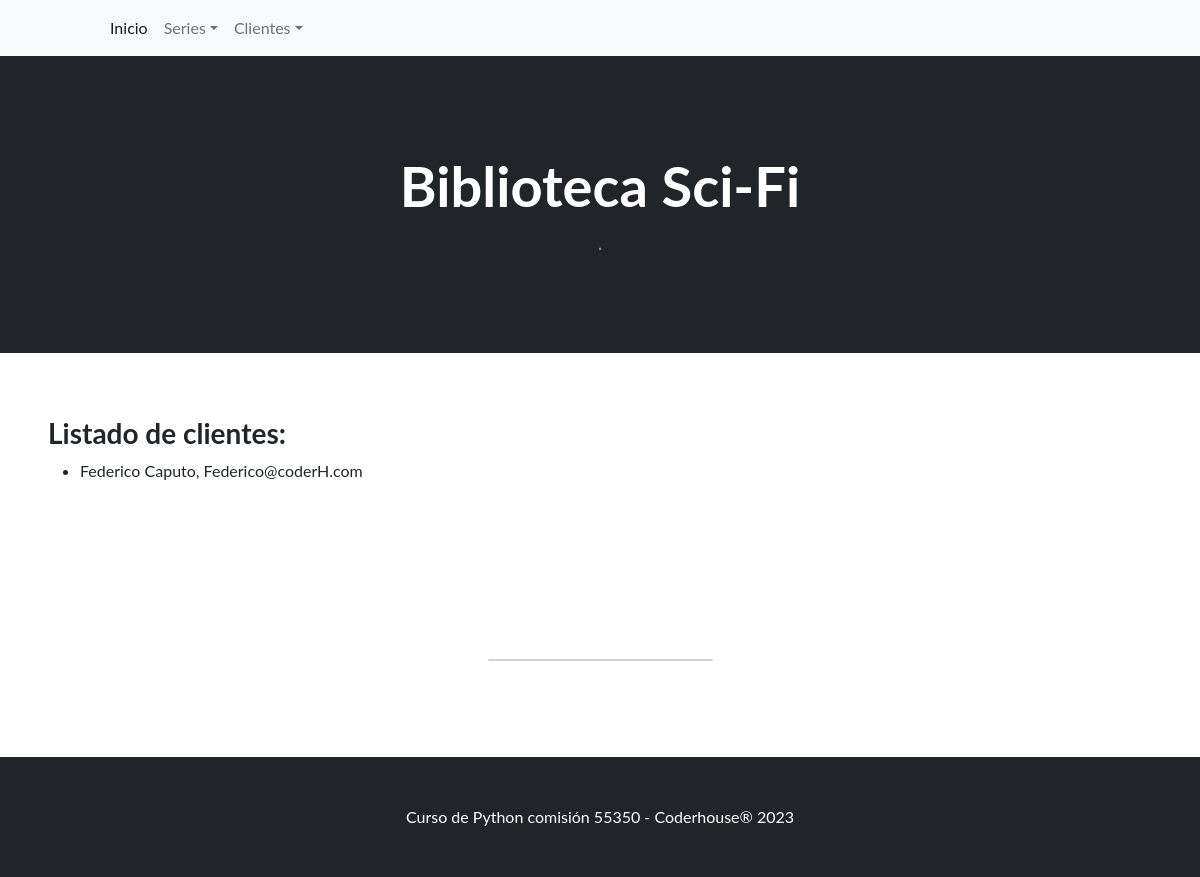
The page /clientes/listado-clientes/ on the database its author committed.
### clientes/models.py (models this page shows, shortened)
class Cliente(models.Model):
    nombre = models.CharField(max_length=64)
    apellido = models.CharField(max_length=64)
    email = models.EmailField(blank=True)
    fecha_nacimiento = models.DateField(null=True)

### clientes/views.py (the view)
# urls.py: path("listado-clientes/", listar_clientes, name="lista_clientes"),
def listar_clientes(request):
    contexto = {
        "clientes" : Cliente.objects.all()
    }
    http_response = render(
    request=request,
    template_name="clientes/lista_clientes.html",
    context=contexto,
    )
    return http_response

### clientes/templates/clientes/lista_clientes.html (shortened to what this page needs)
{% extends "base.html" %}
{% block contenido %}
<h3>Listado de clientes:</h3>
<ul>
  {% for i in clientes %}
  <li>
    {{i.nombre}} {{i.apellido}}, {{i.email}}
  </li>
  {% endfor %}
</ul>
{% endblock contenido %}

### rows shown on the page
Cliente: nombre "Federico", apellido "Caputo", email "Federico@coderH.com"
